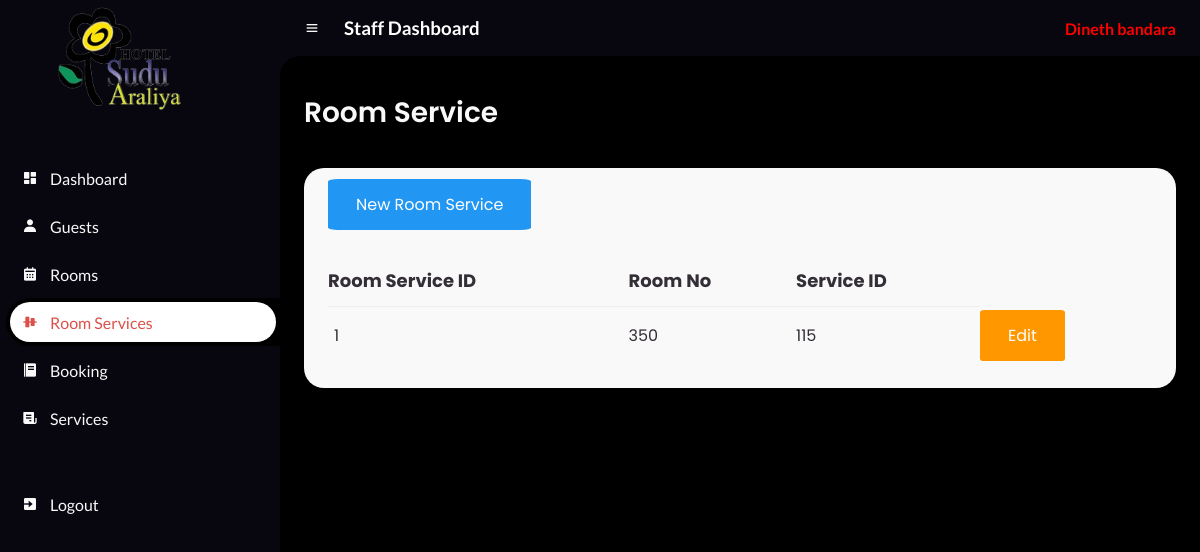
The page /Staff/Room_Service.php (signed in) on the database its author committed.
### tables this page shows
CREATE TABLE `room_service` (
  `id` int(50) NOT NULL,
  `Room_No` int(50) NOT NULL,
  `Service_ID` int(50) NOT NULL
);

### Staff/Room_ServiceBody.php (the view, shortened to what this page needs)
<main>
	<div class="head-title">
		<div class="left">
			<h1>Room Service</h1>
		</div>
	</div>
	<div class="table-data">
		<div class="order">
        <a class="btn info" href="Room_Service_Create.php" role="button"> New Room Service</a>
			<br><br><br>
			<table class="table">
				<thead>
					<tr>
						<th style="font-size: large;">Room Service ID</th>
						<th style="font-size: large;">Room No</th>
						<th style="font-size: large;">Service ID</th>
					</tr>
				</thead>
				<tbody>
					<?php
					$servername = "localhost";
					$username = "root";
					$password = "";
					$database = "hms";
					$connection = new mysqli($servername, $username, $password, $database);
					$sql = "SELECT * FROM room_service";
					$result = $connection->query($sql);
					while ($row = $result->fetch_assoc()) {
						echo "
                    <tr>
                    <td>$row[id]</td>
                    <td>$row[Room_No]</td>
                    <td>$row[Service_ID]</td>
                    <td >
                        <a class='btn warning btn-sm' href='Room_Service_Edit.php?id=$row[id]'>Edit</a>
                    </td>
                </tr>
                    ";
					}
					?>
				</tbody>
			</table>
		</div>
	</div>
</main>

### Staff/css/style.css (style rules this page uses)
* { margin: 0; padding: 0; box-sizing: border-box; }
a { text-decoration: none; }
:root { --poppins: 'Poppins', sans-serif; --lato: 'Lato', sans-serif; --light: #F9F9F9; --blue: #3C91E6; --light-blue: #CFE8FF; --grey: #eee; --dark-grey: #AAAAAA; --dark: #342E37; --red: #DB504A; --yellow: #FFCE26; --light-yellow: #FFF2C6; --orange: #FD7238; --light-orange: #FFE0D3; --black: #000000; --light-black: #1b1a1a; --li-black: #6F6C6C ; --slow-black:#08070f ; --lime:lime; }
html { overflow-x: hidden; }
body { overflow-x: hidden; background-color: black; }
#content main { width: 100%; padding: 36px 24px; font-family: var(--poppins); max-height: calc(100vh - 56px); overflow-y: auto; }
#content main .head-title { display: flex; align-items: center; justify-content: space-between; grid-gap: 16px; flex-wrap: wrap; }
#content main .head-title .left h1 { font-size: 28px; font-weight: 600; margin-bottom: 10px; color: var(--light); }
#content main .table-data { display: flex; flex-wrap: wrap; grid-gap: 24px; margin-top: 24px; width: 100%; color: var(--dark); }
#content main .table-data > div { border-radius: 20px; background: var(--light); padding: 24px; overflow-x: auto; }
#content main .table-data .order { flex-grow: 1; flex-basis: 500px; }
#content main .table-data .order table { width: 100%; border-collapse: collapse; }
#content main .table-data .order table th { padding-bottom: 12px; font-size: 13px; text-align: left; border-bottom: 1px solid var(--grey); }
#content main .table-data .order table td { padding: 16px 0; }
#content main .table-data .order table tr td:first-child { display: flex; align-items: center; grid-gap: 12px; padding-left: 6px; }

### Staff/css/btn.css (style rules this page uses)
.btn { border: none; color: white; padding: 14px 28px; cursor: pointer; border-radius: 5%; }
.info { background-color: #2196F3; }
.warning { background-color: #ff9800; }

### Staff/Included/navContainer.php (style rules this page uses)
* { text-decoration: none; }

### rows shown on the page
room_service: id "1", Room_No "350", Service_ID "115"

### other values the page prints
$_SESSION['staff_name'] "Dineth bandara"
